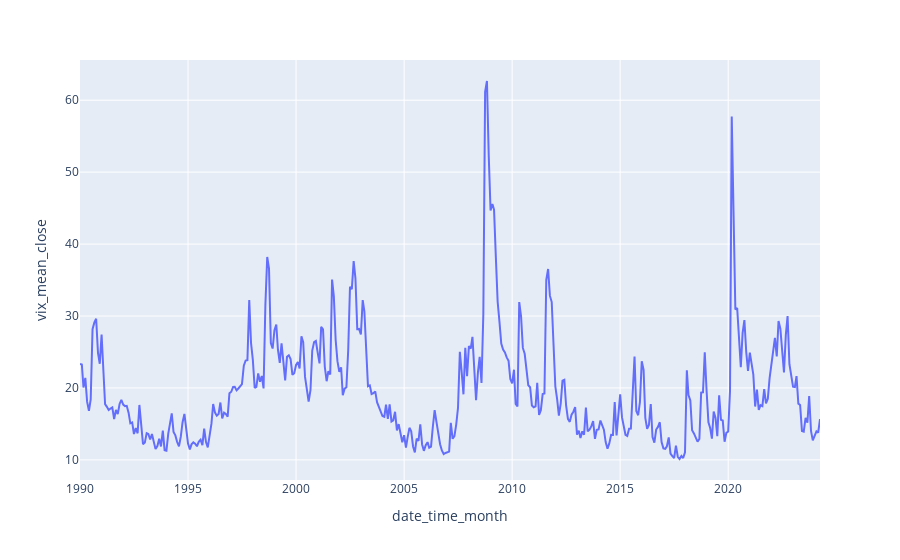

Notebook code cell kept with this figure:
### Code cell
px.line(tab_vix, x = 'date_time_month', y = 'vix_mean_close')

### Figure 1 — Plotly figure (JSON) as saved in the notebook; plotly's stock layout.template omitted (floating-point values rounded to 4 significant figures; data arrays with more than 128 entries replaced by an {"elided": "..."} marker saying what was removed)
{"data": [{"hovertemplate": "date_time_month=%{x}<br>vix_mean_close=%{y}<extra></extra>", "legendgroup": "", "line": {"color": "#636efa", "dash": "solid"}, "marker": {"symbol": "circle"}, "mode": "lines", "name": "", "orientation": "v", "showlegend": false, "type": "scatter", "x": {"elided": "412 str values"}, "xaxis": "x", "y": {"elided": "412 float values"}, "yaxis": "y"}], "layout": {"autosize": true, "legend": {"tracegroupgap": 0}, "margin": {"t": 60}, "xaxis": {"anchor": "y", "autorange": true, "domain": [0, 1], "range": ["1990-01-01", "2024-04-01"], "title": {"text": "date_time_month"}, "type": "date"}, "yaxis": {"anchor": "x", "autorange": true, "domain": [0, 1], "range": [7.206, 65.59], "title": {"text": "vix_mean_close"}, "type": "linear"}}}
